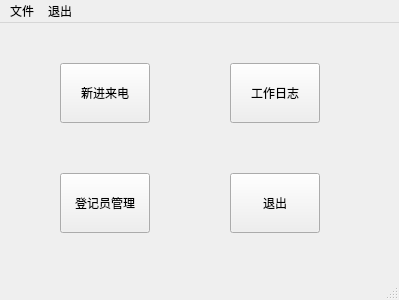
<?xml version="1.0" encoding="UTF-8"?>
<ui version="4.0">
 <class>MainWindow</class>
 <widget class="QMainWindow" name="MainWindow">
  <property name="geometry">
   <rect>
    <x>0</x>
    <y>0</y>
    <width>399</width>
    <height>300</height>
   </rect>
  </property>
  <property name="windowTitle">
   <string>MainWindow</string>
  </property>
  <property name="toolTip">
   <string>&lt;html&gt;&lt;head/&gt;&lt;body&gt;&lt;p&gt;你好，老铁x&lt;/p&gt;&lt;/body&gt;&lt;/html&gt;</string>
  </property>
  <widget class="QWidget" name="centralwidget">
   <widget class="QPushButton" name="pushButton">
    <property name="geometry">
     <rect>
      <x>60</x>
      <y>40</y>
      <width>90</width>
      <height>60</height>
     </rect>
    </property>
    <property name="text">
     <string>新进来电</string>
    </property>
   </widget>
   <widget class="QPushButton" name="pushButton_3">
    <property name="geometry">
     <rect>
      <x>60</x>
      <y>150</y>
      <width>90</width>
      <height>60</height>
     </rect>
    </property>
    <property name="text">
     <string>登记员管理</string>
    </property>
   </widget>
   <widget class="QPushButton" name="pushButton_4">
    <property name="geometry">
     <rect>
      <x>230</x>
      <y>40</y>
      <width>90</width>
      <height>60</height>
     </rect>
    </property>
    <property name="text">
     <string>工作日志</string>
    </property>
   </widget>
   <widget class="QPushButton" name="pushButton_5">
    <property name="geometry">
     <rect>
      <x>230</x>
      <y>150</y>
      <width>90</width>
      <height>60</height>
     </rect>
    </property>
    <property name="text">
     <string>退出</string>
    </property>
   </widget>
  </widget>
  <widget class="QMenuBar" name="menubar">
   <property name="geometry">
    <rect>
     <x>0</x>
     <y>0</y>
     <width>399</width>
     <height>23</height>
    </rect>
   </property>
   <widget class="QMenu" name="menu">
    <property name="title">
     <string>文件</string>
    </property>
   </widget>
   <widget class="QMenu" name="menu_2">
    <property name="title">
     <string>退出</string>
    </property>
   </widget>
   <addaction name="menu"/>
   <addaction name="menu_2"/>
  </widget>
  <widget class="QStatusBar" name="statusbar"/>
 </widget>
 <resources>
  <include location="C:/Users/redcross/Desktop/apprcc.qrc"/>
 </resources>
 <connections/>
</ui>
